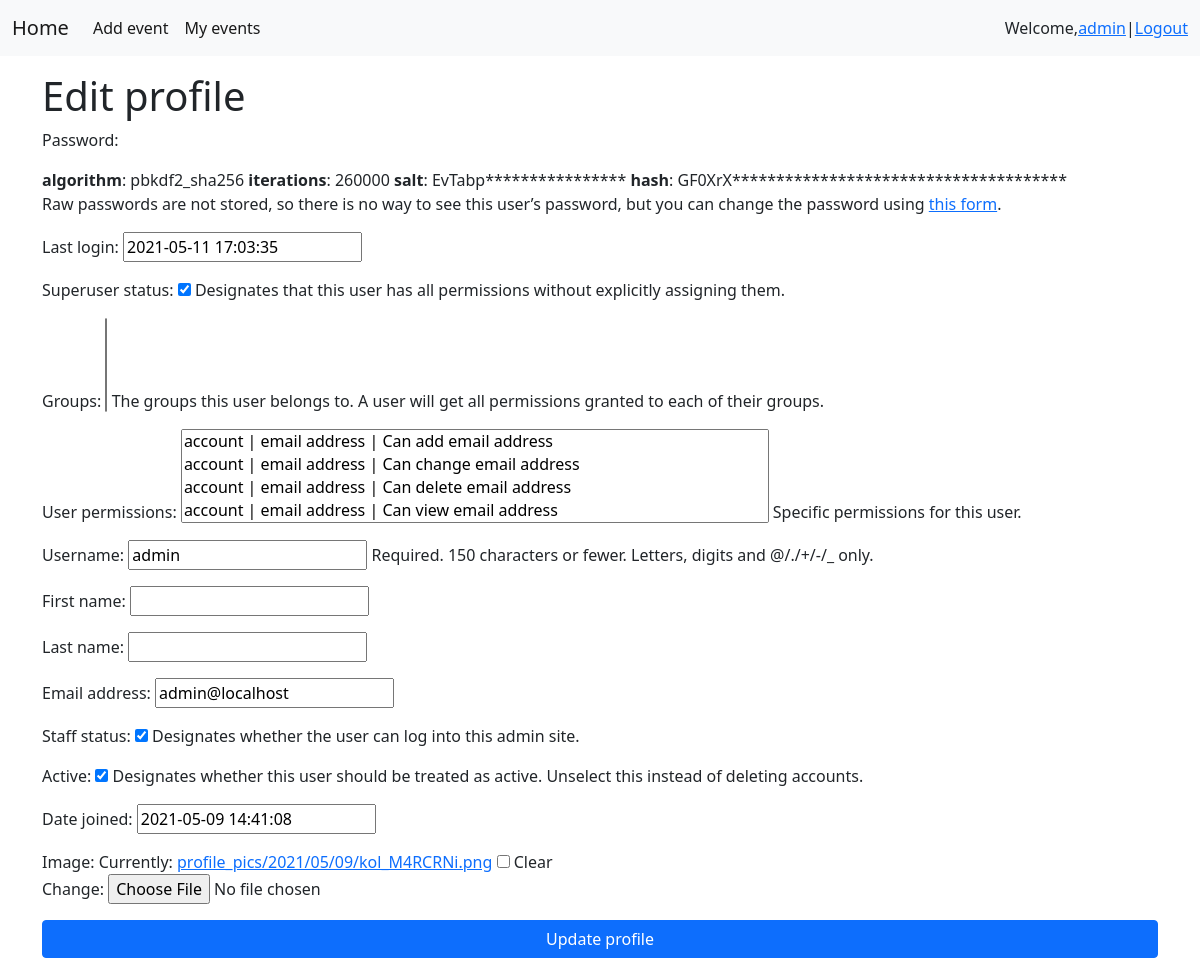
/edit_profile/ (signed in), run on an earlier commit of the app's database.
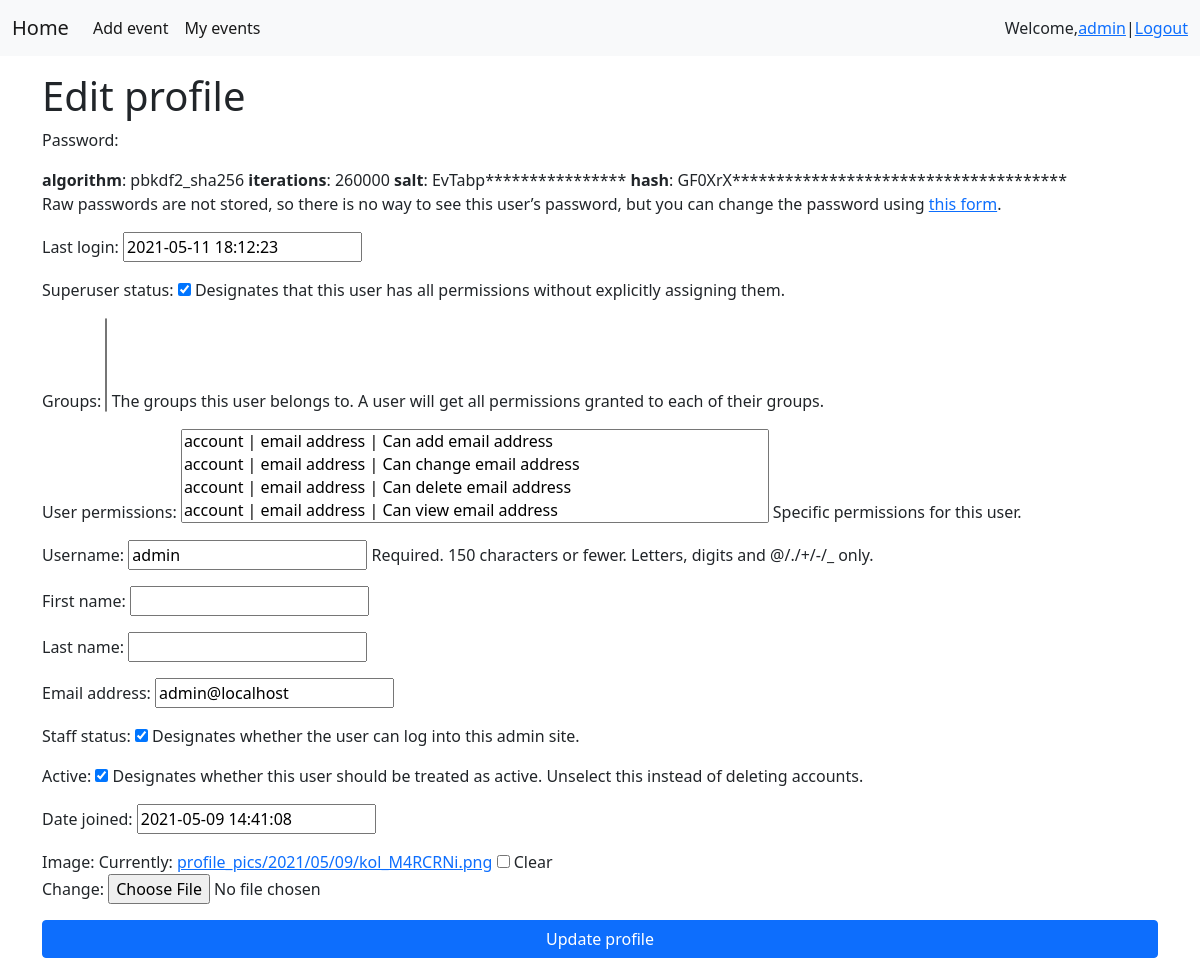
And on a later commit of the database.
### events/models.py (models this page shows)
class CustomUser(AbstractUser):
    def save(self, *args, **kwargs):
        self.username = self.email.split('@')[0]
        super().save(*args, **kwargs)

### events/views.py (the view)
# urls.py: path('edit_profile/', edit_profile, name='edit_profile'),
@login_required(login_url='login')
def edit_profile(request):
    if request.method == "POST":
        u_form = UserChangeForm(request.POST, instance=request.user)
        p_form = ProfileUpdateForm(request.POST, request.FILES, instance=request.user.profile)
        if u_form.is_valid() and p_form.is_valid():
            u_form.save()
            p_form.save()
            messages.success(request, 'Your account has been updated!')
            return redirect('profile', request.user.username)
    else:
        u_form = UserChangeForm(instance=request.user)
        p_form = ProfileUpdateForm(instance=request.user.profile)
    context = {
        'u_form': u_form,
        'p_form': p_form,
    }
    return render(request, 'events/edit_profile.html', context)

### events/forms.py
class ProfileUpdateForm(ModelForm):
    class Meta:
        model = Profile
        fields = ('image',)

### events/templates/events/edit_profile.html (shortened to what this page needs)
{% extends "base.html" %}
{% block content %}
<h1>Edit profile</h1>
<form method="post" enctype="multipart/form-data">
    {{ u_form.as_p }}
    {{ p_form.as_p }}
    <div class="d-grid gap-2">
        <button type="submit" class="btn btn-primary btn-block">Update profile</button>
    </div>
</form>
{% endblock %}

### templates/inc/_nav.html (shortened to what this page needs)
<nav class="navbar navbar-expand-lg navbar-light bg-light">
    <div class="container-fluid">
        <a class="navbar-brand" href="{% url 'home' %}">Home</a>
        <div class="collapse navbar-collapse" id="navbarNav">
            <ul class="navbar-nav">
                {% if request.user.is_authenticated %}
                <li class="nav-item">
                    <a class="nav-link active" aria-current="page" href="{% url 'add_event' %}">Add event</a>
                </li>
                <li class="nav-item">
                    <a class="nav-link active" aria-current="page" href="{% url 'my_events' %}">My events</a>
                </li>
                {% endif %}
            </ul>
        </div>
        {% if request.user.is_authenticated %}
        Welcome, <a href="{% url 'profile' request.user.username %}"> {{ user.username }}</a> | <a
            href="{% url 'account_logout' %}">Logout</a>
        {% else %}
        <span class="navbar-text">
            <a href="{% url 'account_signup' %}">Register</a> | <a href="{% url 'account_login' %}">Login</a>
        </span>
        {% endif %}
    </div>
</nav>

What changed in the data, as far as the page shows it:
changed CustomUser "admin": last_login "2021-05-11 17:03:35" → "2021-05-11 18:12:23"
